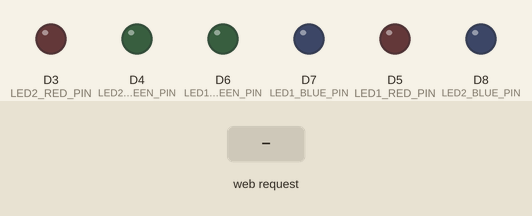
A sketch run on a simulated ESP8266 (NodeMCU). On the bench: output pins drawn as LEDs (lit = HIGH). The inputs (shaded band) are chosen by the test bench. WiFi joins after 1.5 s; servers stay silent unless stated; what the sketch prints to the serial monitor is not drawn.

Above: at 3.2 s.
3.3 s: HTTP request GET /setLedValue?id=1&r=1&g=1 received
At 4.1 s:
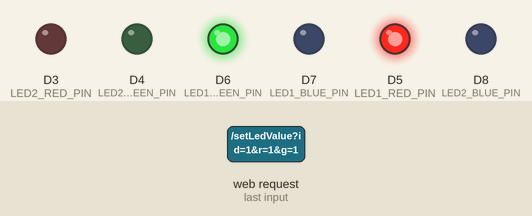
4.8 s: HTTP request GET /setLedValue?id=1 received
At 5.3 s:
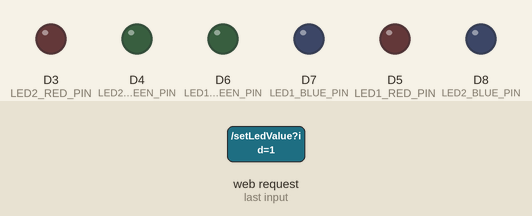
Timing chart, 0 to 7.8 s (numbered marks = the images above; inputs shaded):
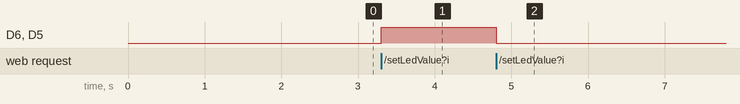

Measured:
- after the input at 3.3 s, D6 (LED1_GREEN_PIN), D5 (LED1_RED_PIN): LOW → HIGH at once
- after the input at 4.8 s, D6 (LED1_GREEN_PIN), D5 (LED1_RED_PIN): HIGH → LOW at once

The sketch:

remote.ino
```cpp
#include <ESP8266WiFi.h>
#include <ESP8266WebServer.h>
#include <Adafruit_ADXL345_U.h>

const char *WIFI_SSID = "HUAWEI-2.4G-E75z";
const char *WIFI_PASSWORD = "JgY5wBGt";
const int SERVER_PORT = 8888;

const int LED1_RED_PIN = D5;
const int LED1_GREEN_PIN = D6;
const int LED1_BLUE_PIN = D7;

const int LED2_RED_PIN = D3;
const int LED2_GREEN_PIN = D4;
const int LED2_BLUE_PIN = D8;

ESP8266WebServer server(SERVER_PORT);
Adafruit_ADXL345_Unified accel = Adafruit_ADXL345_Unified(12345);

void server_handle_ping()
{
  server.send(200, "text/plain", "pong");
}

void server_handle_set_led_value()
{
  String id = server.arg("id");
  String red_raw_value = server.arg("r");
  String green_raw_value = server.arg("g");
  String blue_raw_value = server.arg("b");

  int red_value = red_raw_value.toInt();
  int green_value = green_raw_value.toInt();
  int blue_value = blue_raw_value.toInt();

  switch (id.toInt())
  {
  case 1:
    digitalWrite(LED1_RED_PIN, red_value);
    digitalWrite(LED1_GREEN_PIN, green_value);
    digitalWrite(LED1_BLUE_PIN, blue_value);
    server.send(200);
    break;
  case 2:
    digitalWrite(LED2_RED_PIN, red_value);
    digitalWrite(LED2_GREEN_PIN, green_value);
    digitalWrite(LED2_BLUE_PIN, blue_value);
    server.send(200);
    break;
  default:
    server.send(400, "text/plain", "invalid id");
  }
}

void server_handle_get_accel_magnitude()
{
  float magnitude = accel_get_magnitude();
  server.send(200, "text/plain", String(magnitude));
}

void server_setup()
{
  WiFi.mode(WIFI_STA);
  WiFi.begin(WIFI_SSID, WIFI_PASSWORD);

  Serial.println("Connecting to Wifi");
  while (WiFi.status() != WL_CONNECTED)
  {
    delay(500);
    Serial.print(".");
    delay(500);
  }
  Serial.println("Connected to Wifi");
  Serial.println(WiFi.localIP());

  server.on("/ping", server_handle_ping);
  server.on("/setLedValue", server_handle_set_led_value);
  server.on("/getAccelMagnitude", server_handle_get_accel_magnitude);

  server.begin();
  Serial.println("Server started");
}

void led_setup()
{
  pinMode(LED1_RED_PIN, OUTPUT);
  pinMode(LED1_GREEN_PIN, OUTPUT);
  pinMode(LED1_BLUE_PIN, OUTPUT);

  pinMode(LED2_RED_PIN, OUTPUT);
  pinMode(LED2_GREEN_PIN, OUTPUT);
  pinMode(LED2_BLUE_PIN, OUTPUT);
}

float prev_accel_x;
float prev_accel_y;
float prev_accel_z;

float accel_get_magnitude()
{
  sensors_event_t event;
  accel.getEvent(&event);

  float magnitude = sqrt(sq(event.acceleration.x - prev_accel_x) + sq(event.acceleration.y - prev_accel_y) + sq(event.acceleration.z - prev_accel_z));

  prev_accel_x = event.acceleration.x;
  prev_accel_y = event.acceleration.y;
  prev_accel_z = event.acceleration.z;

  return magnitude;
}

void accel_setup()
{
  while (!accel.begin())
  {
    Serial.println("No accel detected");
  }

  accel.setRange(ADXL345_RANGE_2_G);
  Serial.println("Accel started");
}

void setup()
{
  Serial.begin(9600);

  server_setup();
  led_setup();
  accel_setup();
}

void loop()
{
  server.handleClient();
}
```
